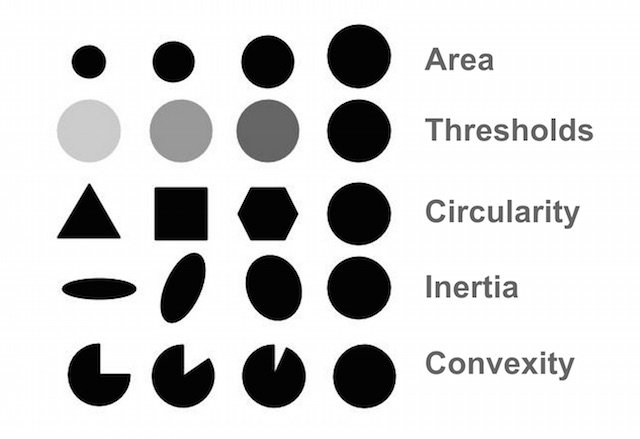
#> input picture data/BlobTest.jpg, 640 x 439 px, given in place of bicycle.jpg, which was not available
$ jupyter execute 04-Manipulating-Images.ipynb   (shell and % lines are left out)   (text cells are left out)
#> lines starting #> are read from the running program, lines starting #| are printed output that depends on the picture; long printed decimals are rounded; pictures that were not available may be replaced by others from this repository, and a replacement may not be noted
[cell 1]
import cv2

[cell 2]
import numpy as np
import matplotlib.pyplot as plt

[cell 3]
i1 = cv2.imread('data/bicycle.jpg')
#> i1 is the input picture: shape (439, 640, 3); min 0, max 255, mean 210.2

[cell 4]
i1.shape
#> Out = (439, 640, 3)

[cell 5]
plt.imshow(i1);

[cell 6]
i1 = cv2.cvtColor(i1, cv2.COLOR_BGR2RGB)
plt.imshow(i1);

[cell 7]
i2 = cv2.imread('data/sunflower-grayscale.jpg')
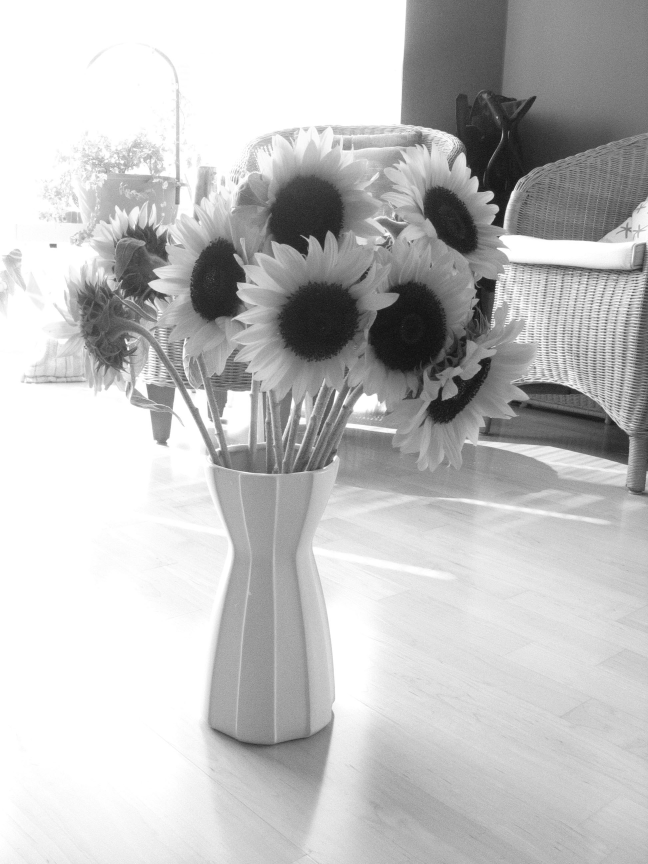
#> input picture data/sunflower-grayscale.jpg, 1944 x 2592 px (shown at 1/3 size)
#> i2 is the input picture: shape (2592, 1944, 3); min 7, max 255, mean 192.2
i2.shape
#> Out = (2592, 1944, 3)

[cell 8]
plt.imshow(i2);

[cell 9]
plt.imshow(i2[:,:,1], cmap='gray');
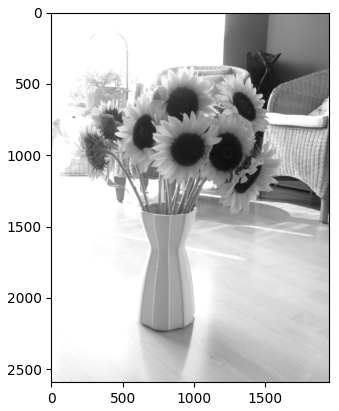
#> figure drawn by matplotlib, 1 panel

[cell 10]
i1.shape
#> Out = (439, 640, 3)

[cell 11]
i1_resized = cv2.resize(i1, (64, 128))
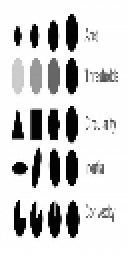
#> i1_resized: shape (128, 64, 3) (shown 2 times larger); min 0, max 255, mean 210.5
print('Original size: {}x{}'.format(i1.shape[1], i1.shape[0]))
#| Original size: 640x439
print('Size after resize: {}x{}'.format(i1_resized.shape[1], i1_resized.shape[0]))
#| Size after resize: 64x128
plt.imshow(i1_resized);

[cell 12]
def get_width_and_height(im):
    return im.shape[1], im.shape[0]

def get_aspect_ratio(im):
    return im.shape[0]/im.shape[1]

[cell 13]
w, h = get_width_and_height(i1_resized)
#> w = 64; h = 128
print('Image size: {}x{}'.format(w,h))
#| Image size: 64x128

[cell 14]
aspect_ratio = get_aspect_ratio(i1)
#> aspect_ratio = 0.686
print('Aspect ratio: {}'.format(aspect_ratio))
#| Aspect ratio: 0.6859

[cell 15]
new_width = 64
new_height = int(aspect_ratio * new_width)
#> new_height = 43
i1_resized = cv2.resize(i1, (new_width, new_height))
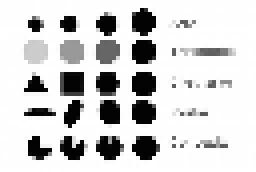
#> i1_resized: shape (43, 64, 3) (shown 4 times larger); min 0, max 255, mean 209.6
w, h = get_width_and_height(i1_resized)
#> h = 43
print('Image size: {}x{}'.format(w,h))
#| Image size: 64x43
plt.imshow(i1_resized);

[cell 16]
i1[0:100,0:100,:].shape
#> Out = (100, 100, 3)

[cell 17]
plt.imshow(i1[100:164,200:232,:]);
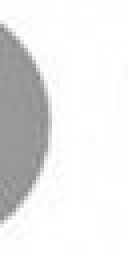
#> shown: shape (64, 32, 3) (shown 4 times larger); min 136, max 255, mean 231.6

[cell 18]
def crop_image(i1, tl, br):
#> called with tl = (100, 164), br = (200, 232)
    t, l = tl
    b, r = br
    return i1[t:b, l:r, :]
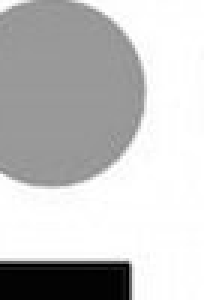
#> returned value: shape (100, 68, 3) (shown 3 times larger); min 0, max 255, mean 195

[cell 19]
i1_cropped = crop_image(i1, (100,164), (200,232))

[cell 20]
plt.figure(figsize=(10,20))
plt.subplot(121)
plt.imshow(i1)
plt.subplot(122)
plt.imshow(i1_cropped);
